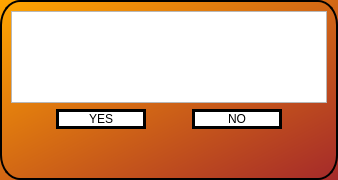
<?xml version="1.0" encoding="UTF-8"?>
<ui version="4.0">
 <class>Form</class>
 <widget class="QWidget" name="Form">
  <property name="geometry">
   <rect>
    <x>0</x>
    <y>0</y>
    <width>338</width>
    <height>180</height>
   </rect>
  </property>
  <property name="minimumSize">
   <size>
    <width>338</width>
    <height>180</height>
   </size>
  </property>
  <property name="maximumSize">
   <size>
    <width>443</width>
    <height>222</height>
   </size>
  </property>
  <property name="windowTitle">
   <string>Form</string>
  </property>
  <property name="styleSheet">
   <string notr="true">QWidget#Form {
	background-color: qlineargradient(x1: 0, y1: 0, x2: 1, y2: 1, stop: 0 orange, stop: 1 brown);
	border-radius: 20px solid black;
	border: 2px solid black;
}</string>
  </property>
  <layout class="QGridLayout" name="gridLayout" rowstretch="4,0,0">
   <item row="2" column="0">
    <spacer name="verticalSpacer">
     <property name="orientation">
      <enum>Qt::Vertical</enum>
     </property>
     <property name="sizeHint" stdset="0">
      <size>
       <width>20</width>
       <height>40</height>
      </size>
     </property>
    </spacer>
   </item>
   <item row="1" column="0">
    <layout class="QHBoxLayout" name="horizontalLayout" stretch="1,2,1,2,1">
     <property name="spacing">
      <number>0</number>
     </property>
     <item>
      <spacer name="horizontalSpacer">
       <property name="orientation">
        <enum>Qt::Horizontal</enum>
       </property>
       <property name="sizeType">
        <enum>QSizePolicy::Ignored</enum>
       </property>
       <property name="sizeHint" stdset="0">
        <size>
         <width>40</width>
         <height>20</height>
        </size>
       </property>
      </spacer>
     </item>
     <item>
      <widget class="QPushButton" name="btn1">
       <property name="sizePolicy">
        <sizepolicy hsizetype="Ignored" vsizetype="Ignored">
         <horstretch>0</horstretch>
         <verstretch>0</verstretch>
        </sizepolicy>
       </property>
       <property name="styleSheet">
        <string notr="true">background-color: qlineargradient(x1: 0, y1: 0, x2: 1, y2: 1, stop: 0 white, stop: 1 white);
border: 3px solid black;
border-radius: 20px;</string>
       </property>
       <property name="text">
        <string>YES</string>
       </property>
      </widget>
     </item>
     <item>
      <spacer name="horizontalSpacer_2">
       <property name="orientation">
        <enum>Qt::Horizontal</enum>
       </property>
       <property name="sizeType">
        <enum>QSizePolicy::Ignored</enum>
       </property>
       <property name="sizeHint" stdset="0">
        <size>
         <width>40</width>
         <height>20</height>
        </size>
       </property>
      </spacer>
     </item>
     <item>
      <widget class="QPushButton" name="btn2">
       <property name="sizePolicy">
        <sizepolicy hsizetype="Ignored" vsizetype="Ignored">
         <horstretch>0</horstretch>
         <verstretch>0</verstretch>
        </sizepolicy>
       </property>
       <property name="styleSheet">
        <string notr="true">background-color: qlineargradient(x1: 0, y1: 0, x2: 1, y2: 1, stop: 0 white, stop: 1 white);
border: 3px solid black;
border-radius: 20px;</string>
       </property>
       <property name="text">
        <string>NO</string>
       </property>
      </widget>
     </item>
     <item>
      <spacer name="horizontalSpacer_3">
       <property name="orientation">
        <enum>Qt::Horizontal</enum>
       </property>
       <property name="sizeType">
        <enum>QSizePolicy::Ignored</enum>
       </property>
       <property name="sizeHint" stdset="0">
        <size>
         <width>40</width>
         <height>20</height>
        </size>
       </property>
      </spacer>
     </item>
    </layout>
   </item>
   <item row="0" column="0">
    <widget class="QTextEdit" name="questionLabel">
     <property name="sizePolicy">
      <sizepolicy hsizetype="Ignored" vsizetype="Ignored">
       <horstretch>0</horstretch>
       <verstretch>0</verstretch>
      </sizepolicy>
     </property>
     <property name="font">
      <font>
       <family>Gill Sans Ultra Bold</family>
       <pointsize>14</pointsize>
      </font>
     </property>
     <property name="autoFillBackground">
      <bool>false</bool>
     </property>
     <property name="styleSheet">
      <string notr="true"/>
     </property>
    </widget>
   </item>
  </layout>
 </widget>
 <resources/>
 <connections/>
</ui>
